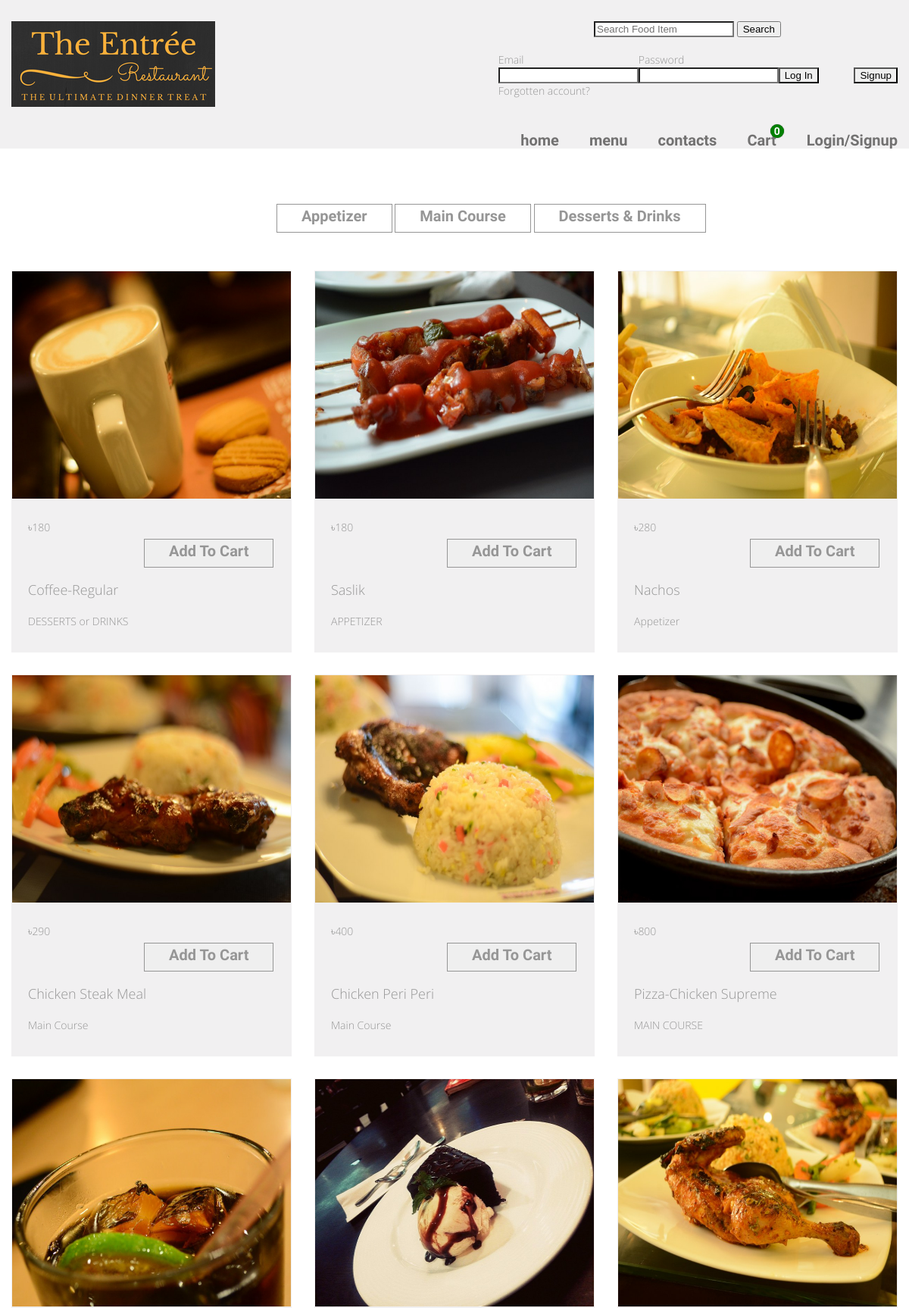
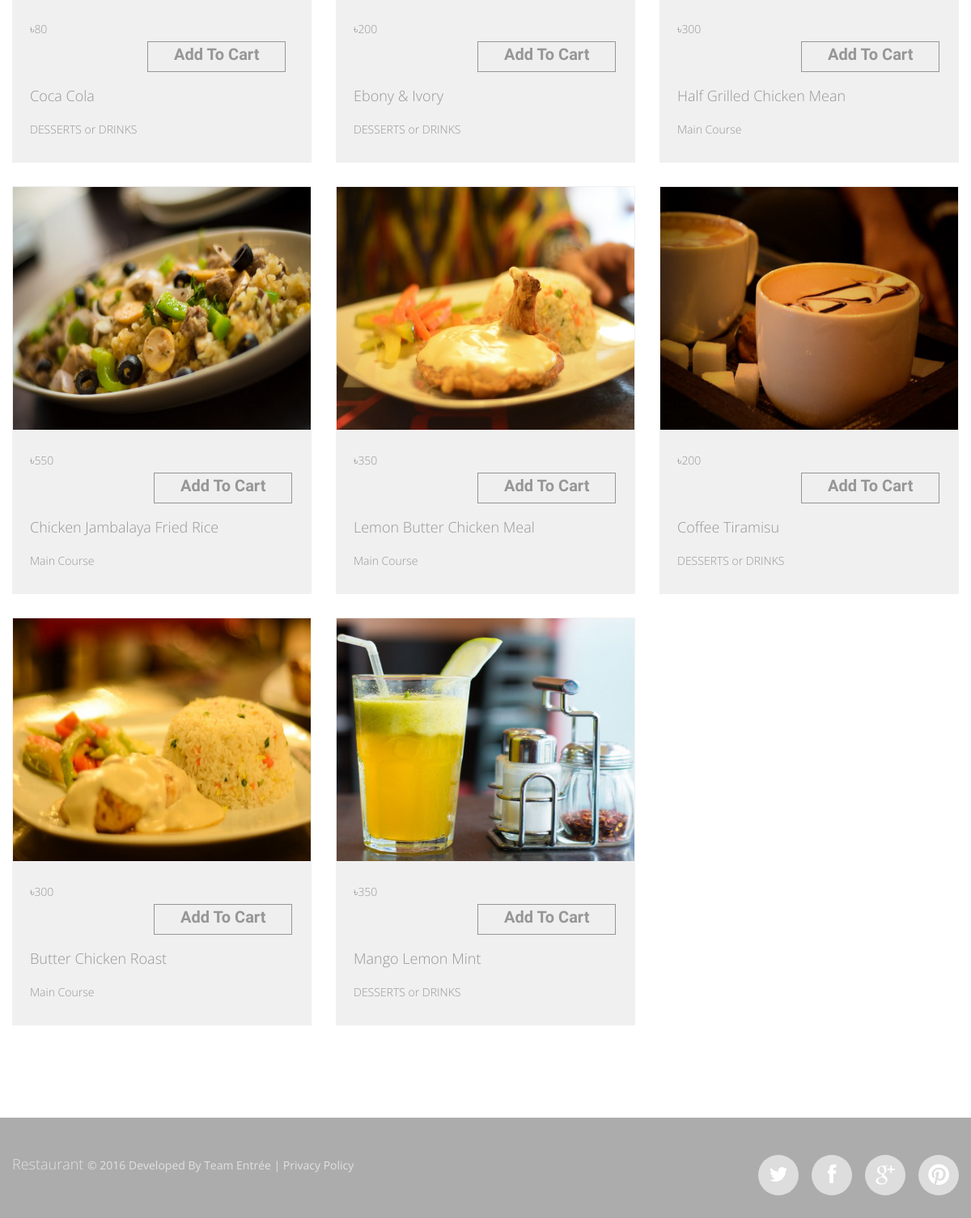
/views/Restaurant/searchItem.php, run on the app's committed database (2 pictures, top to bottom).
### tables this page shows
CREATE TABLE `fooditem` (
  `id` int(11) NOT NULL,
  `category` varchar(300) NOT NULL,
  `food_name` varchar(300) NOT NULL,
  `food_image` varchar(300) NOT NULL,
  `food_code` int(255) NOT NULL,
  `price` int(255) NOT NULL,
  `deleted_at` int(11) DEFAULT NULL
);

### src/Model/Database.php (called while the page is built, shortened)
<?php
class Database{
    public function __construct()
    {
        $this->conn= mysqli_connect("localhost","root","","restaurant") or die('Database connection failed');
    }
}

### src/Admin/Admin.php (called while the page is built, shortened)
<?php
class Admin extends DB
{
    public $search;
    public function getMenuBySearch()
    {
        $_allMenue=array();
        $query="SELECT * FROM `fooditem` WHERE `food_name` LIKE '%".$this->search."%'";
        $result=mysqli_query($this->conn,$query);
        while($row=mysqli_fetch_assoc($result))
        {
            $_allMenue[]=$row;
        }
        return $_allMenue;
    }
}

### views/Restaurant/searchItem.php (the view, shortened to what this page needs)
<?php
$newMenu = new Admin();
$menuItems = $newMenu->getMenuBySearch();
include ('header.php');
?>
<?php if(isset($menuItems) && !empty($menuItems)) { ?>
    <section class="content gallery pad1" >
        <div class="container">
            <div class="row" style="margin-left: 350px; margin-bottom: 50px;">
                <div class="btn-group">
                    <a href="menu.php?category=Appetizer" class="btn <?php if($_REQUEST['category'] == 'Appetizer')  echo 'current';?>" >
                        Appetizer
                    </a>
                    <a href="menu.php?category=Main%20Course" class="btn <?php if($_REQUEST['category'] == 'Main Course')  echo 'current';?>" >
                        Main Course
                    </a>
                    <a href="menu.php?category=DESSERTS%20or%20DRINKS" class="btn <?php if($_REQUEST['category'] == 'DESSERTS or DRINKS')  echo 'current';?>" >
                        Desserts & Drinks
                    </a>
                </div>
            </div>
            <div class="row" id="menuItemRow">
                <?php
                $sl = 0;
                foreach ($menuItems as $item) {
                    $sl++;
                    ?>
                    <div class="grid_4" id="menuItems" >
                        <div class="gall_block">
                            <div class="maxheight">
                                <a href="../../resource/FoodImage/<?php echo $item['food_image'] ?>"
                                   class="gall_item"><img
                                        src="../../resource/FoodImage/<?php echo $item['food_image'] ?>" alt=""
                                        height="300" width="150"></a>
                                <div class="gall_bot">
                                    <form action="#" method="post">
                                        <label><?php echo "৳" . $item['price'] ?></label>
                                        <button class="btn" id="addToCart" type="submit"
                                                style="margin-left: 120px; margin-bottom: 20px ">Add To Cart
                                        </button>
                                    </form>
                                    <div class="text1"><a href="#"><?php echo $item['food_name'] ?></a></div>
                                    <?php echo $item['category'] ?>
                                    <br>
                                </div>
                            </div>
                        </div>
                    </div>
                    <?php
                    if (($sl % 3) == 0) {
                        echo '<div class="clear sep__1"></div>';
                    }
                }?>
            </div>
        </div>
    </section>
<?php } ?>
<?php include ('footer.php');?>

### resource/css/style.css (style rules this page uses)
html { width: 100%; }
* { -webkit-text-size-adjust: none; }
body { position: relative; background-color: #adacac; color: #969696; font: 300 14px/20px 'Open Sans', sans-serif; }
img { max-width: 100%; }
a { text-decoration: none; color: inherit; outline: none; transition: 0.5s ease; -o-transition: 0.5s ease; -webkit-transition: 0.5s ease; }
.btn { display: inline-block; border: 1px solid #969696; color: #969696; margin-top: 24px; padding: 5px 32px 11px; font: bold 20px/20px 'Economica', sans-serif; }
.clear { float: none !important; clear: both; }
.content { padding-bottom: 114px; background-color: #fff; }
.pad1 { padding-top: 49px; }
.gall_item { display: block; background: #aaccaa url(../images/magnify.png) center center no-repeat; }
.gall_item img { transition: 0.5s ease; -o-transition: 0.5s ease; -webkit-transition: 0.5s ease; width: 100%; box-shadow: 0 0 #fff; }
.gall_block { background-color: #f1f0f1; padding: 1px; }
.gall_bot { padding: 28px 21px 30px; }
.gall_bot .btn { position: relative; top: 1px; }
.gall_bot .text1 { margin-bottom: 22px; }
.sep__1 { height: 29px; }
.text1 { font-size: 18px; margin-bottom: 2px; line-height: 20px; }

### resource/css/grid.css (style rules this page uses)
html, body, div, span, applet, object, iframe, h1, h2, h3, h4, h5, h6, p, blockquote, pre, a, abbr, acronym, address, big, cite, code, del, dfn, em, img, ins, kbd, q, s, samp, small, strike, strong, sub, sup, tt, var, b, u, i, center, dl, dt, dd, ol, ul, li, fieldset, form, label, legend, table, caption, tbody, tfoot, thead, tr, th, td, article, aside, canvas, details, embed, figure, figcaption, footer, header, hgroup, menu, nav, output, ruby, section, summary, time, mark, audio, video { margin: 0; padding: 0; border: 0; font-size: 100%; font: inherit; vertical-align: top; }
article, aside, details, figcaption, figure, footer, header, hgroup, menu, nav, section { display: block; }
body { line-height: 1; }
.row { margin-left: -30px; *zoom: 1; }
.row:before, .row:after { display: table; content: ""; line-height: 0; }
.row:after { clear: both; }
[class*="grid_"] { float: left; min-height: 1px; margin-left: 30px; }
.container { width: 1170px; }
.grid_4 { width: 370px; }
.container { margin-right: auto; margin-left: auto; *zoom: 1; }
.container:before, .container:after { display: table; content: ""; line-height: 0; }
.container:after { clear: both; }

### data on the page
fooditem: food_image (picture), price "180", food_name "Coffee-Regular", category "DESSERTS or DRINKS"
fooditem: food_image (picture), price "180", food_name "Saslik", category "APPETIZER"
fooditem: food_image (picture), price "280", food_name "Nachos", category "Appetizer"
fooditem: food_image (picture), price "290", food_name "Chicken Steak Meal", category "Main Course"
fooditem: food_image (picture), price "400", food_name "Chicken Peri Peri", category "Main Course"
fooditem: food_image (picture), price "800", food_name "Pizza-Chicken Supreme", category "MAIN COURSE"
fooditem: food_image (picture), price "80", food_name "Coca Cola", category "DESSERTS or DRINKS"
fooditem: food_image (picture), price "200", food_name "Ebony & Ivory", category "DESSERTS or DRINKS"
fooditem: food_image (picture), price "300", food_name "Half Grilled Chicken Mean", category "Main Course"
fooditem: food_image (picture), price "550", food_name "Chicken Jambalaya Fried Rice", category "Main Course"
fooditem: food_image (picture), price "350", food_name "Lemon Butter Chicken Meal", category "Main Course"
fooditem: food_image (picture), price "200", food_name "Coffee Tiramisu", category "DESSERTS or DRINKS"
fooditem: food_image (picture), price "300", food_name "Butter Chicken Roast", category "Main Course"
fooditem: food_image (picture), price "350", food_name "Mango Lemon Mint", category "DESSERTS or DRINKS"
